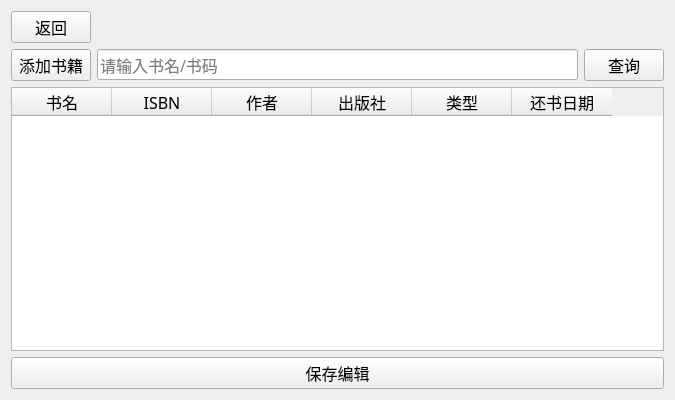
<?xml version="1.0" encoding="UTF-8"?>
<ui version="4.0">
 <class>bookEditPage</class>
 <widget class="QWidget" name="bookEditPage">
  <property name="geometry">
   <rect>
    <x>0</x>
    <y>0</y>
    <width>675</width>
    <height>400</height>
   </rect>
  </property>
  <property name="font">
   <font>
    <family>微软雅黑</family>
    <pointsize>12</pointsize>
   </font>
  </property>
  <property name="windowTitle">
   <string>图书馆管理系统</string>
  </property>
  <layout class="QGridLayout" name="gridLayout">
   <item row="0" column="0">
    <layout class="QVBoxLayout" name="verticalLayout">
     <item>
      <layout class="QHBoxLayout" name="horizontalLayout_2">
       <item>
        <widget class="QPushButton" name="pushButton_3">
         <property name="text">
          <string>返回</string>
         </property>
        </widget>
       </item>
       <item>
        <spacer name="horizontalSpacer">
         <property name="orientation">
          <enum>Qt::Horizontal</enum>
         </property>
         <property name="sizeHint" stdset="0">
          <size>
           <width>40</width>
           <height>20</height>
          </size>
         </property>
        </spacer>
       </item>
      </layout>
     </item>
     <item>
      <layout class="QHBoxLayout" name="horizontalLayout">
       <item>
        <widget class="QPushButton" name="pushButton_2">
         <property name="text">
          <string>添加书籍</string>
         </property>
        </widget>
       </item>
       <item>
        <widget class="QLineEdit" name="lineEdit">
         <property name="placeholderText">
          <string>请输入书名/书码</string>
         </property>
        </widget>
       </item>
       <item>
        <widget class="QPushButton" name="pushButton">
         <property name="text">
          <string>查询</string>
         </property>
        </widget>
       </item>
      </layout>
     </item>
     <item>
      <widget class="QTableWidget" name="tableWidget">
       <column>
        <property name="text">
         <string>书名</string>
        </property>
       </column>
       <column>
        <property name="text">
         <string>ISBN</string>
        </property>
       </column>
       <column>
        <property name="text">
         <string>作者</string>
        </property>
       </column>
       <column>
        <property name="text">
         <string>出版社</string>
        </property>
       </column>
       <column>
        <property name="text">
         <string>类型</string>
        </property>
       </column>
       <column>
        <property name="text">
         <string>还书日期</string>
        </property>
       </column>
      </widget>
     </item>
     <item>
      <widget class="QPushButton" name="pushButton_4">
       <property name="text">
        <string>保存编辑</string>
       </property>
      </widget>
     </item>
    </layout>
   </item>
  </layout>
 </widget>
 <resources/>
 <connections/>
</ui>
